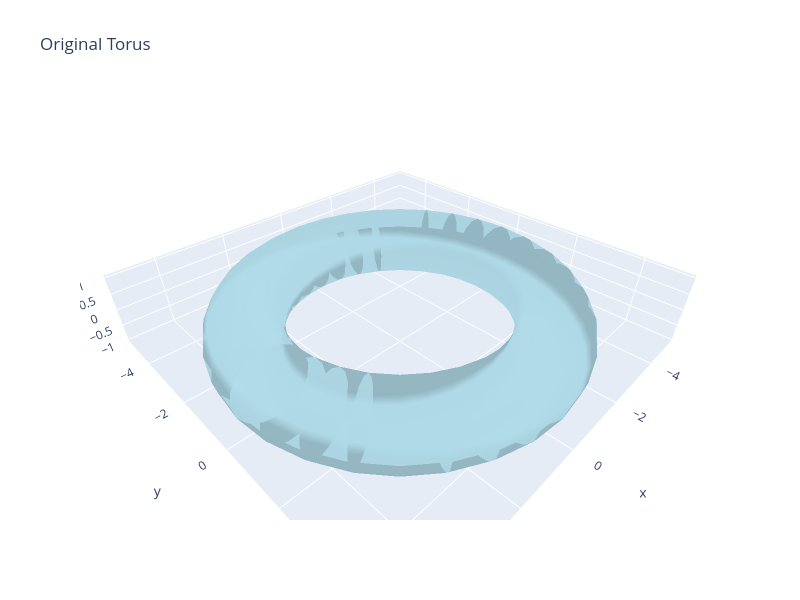

Notebook code cell kept with this figure:
### Markdown cell above
## Create and Visualize Torus

### Code cell
# Create a cylinder mesh
mesh = example_mesh(kind="torus")

mm = MeshManager(mesh)
mm.print_mesh_analysis()
mm.visualize_mesh_3d(title="Original Torus", backend="plotly")

### Figure 1 — Plotly figure (JSON) as saved in the notebook; plotly's stock layout.template omitted (floating-point values rounded to 4 significant figures; data arrays with more than 128 entries replaced by an {"elided": "..."} marker saying what was removed)
{"data": [{"color": "lightblue", "i": {"elided": "1024 int values"}, "j": {"elided": "1024 int values"}, "k": {"elided": "1024 int values"}, "name": "Mesh", "opacity": 0.8, "type": "mesh3d", "x": {"elided": "512 float values"}, "y": {"elided": "512 float values"}, "z": {"elided": "512 float values"}}], "layout": {"autosize": false, "height": 600, "scene": {"aspectmode": "data", "xaxis": {"visible": true}, "yaxis": {"visible": true}, "zaxis": {"visible": true}}, "title": {"text": "Original Torus"}, "width": 800}}
